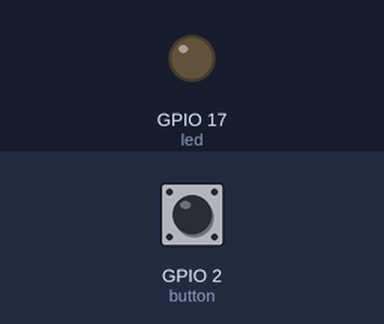
The program below on a simulated Raspberry Pi (BCM pin numbers). Parts: output pins drawn as LEDs (lit = HIGH). The test bench sets the inputs (shaded band); at power-on: GPIO 2 (button) HIGH.

Above: at 1.8 s.
1.9 s: GPIO 2 (button) pulled LOW for 0.15 s
At 2.7 s:
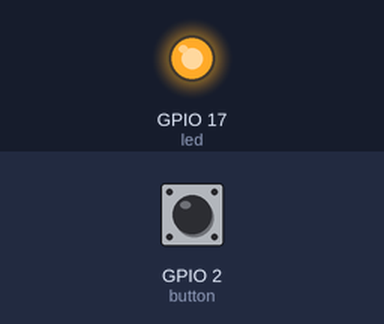
Timing chart, 0 to 4.9 s (numbered marks = the images above; inputs shaded):
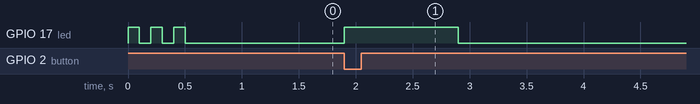

The program:

press_led_timer.py
```python
#!/usr/bin/python

from gpiozero import Button, LED
from signal import pause
import time

button = Button(2)
led = LED(17)
busy = False

def ready():
	for i in range(0,3):
		led.on()
		time.sleep(0.1)
		led.off()
		time.sleep(0.1)


def pulse_led():
	global busy
	if busy:
		return

	busy = True
	led.on()
	time.sleep(1)
	led.off()
	busy = False

button.when_pressed = pulse_led

ready()

pause()
```

Measured:
- after the input at 1.9 s, GPIO 17 (led): LOW → HIGH at once, → LOW 1.0 s later
